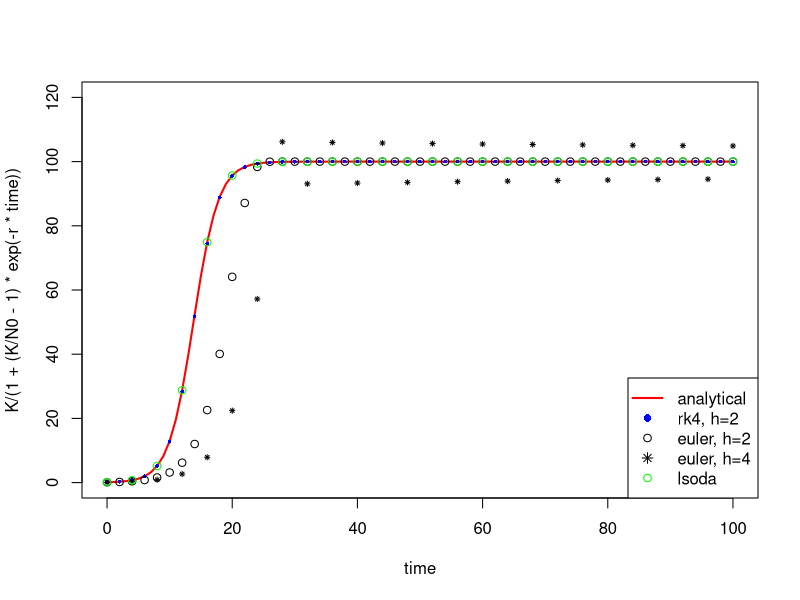

Source code (R):
#!/usr/bin/Rscript

require(deSolve)

## =======================================================================
## Example: Analytical and numerical solutions of logistic growth
## =======================================================================

## the derivative of the logistic
logist <- function(t, x, parms) {
  with(as.list(parms), {
    dx <- r * x[1] * (1 - x[1]/K)
    list(dx)
  })
}

time  <- 0:100
N0    <- 0.1; r <- 0.5; K <- 100
parms <- c(r = r, K = K)
x <- c(N = N0)

## analytical solution
plot(time, K/(1 + (K/N0-1) * exp(-r*time)), ylim = c(0, 120),
  type = "l", col = "red", lwd = 2)

## reasonable numerical solution with rk4
time <- seq(0, 100, 2)
out <- as.data.frame(rk4(x, time, logist, parms))
points(out$time, out$N, pch = 16, col = "blue", cex = 0.5)

## same time step with euler, systematic under-estimation
time <- seq(0, 100, 2)
out <- as.data.frame(euler(x, time, logist, parms))
points(out$time, out$N, pch = 1)

## unstable result
time <- seq(0, 100, 4)
out <- as.data.frame(euler(x, time, logist, parms))
points(out$time, out$N, pch = 8, cex = 0.5)

## method with automatic time step
out <- as.data.frame(lsoda(x, time, logist, parms))
points(out$time, out$N, pch = 1, col = "green")

legend("bottomright",
  c("analytical","rk4, h=2", "euler, h=2",
    "euler, h=4", "lsoda"),
  lty = c(1, NA, NA, NA, NA), lwd = c(2, 1, 1, 1, 1),
  pch = c(NA, 16, 1, 8, 1),
  col = c("red", "blue", "black", "black", "green"))
